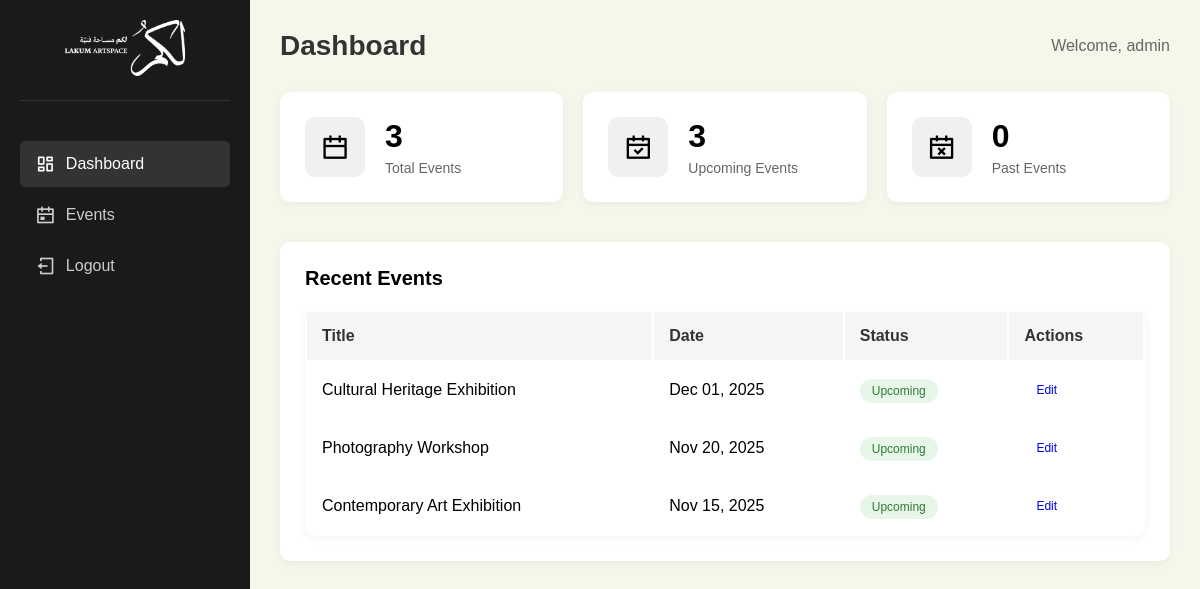
Screenshot of /admin/dashboard.php (signed in) with the database file from the repository.
### tables this page shows
CREATE TABLE IF NOT EXISTS events (
    id INT AUTO_INCREMENT PRIMARY KEY,
    title VARCHAR(255) NOT NULL,
    description TEXT,
    event_date DATE NOT NULL,
    event_time VARCHAR(50),
    end_date DATE,
    end_time VARCHAR(50),
    location VARCHAR(255),
    video_link VARCHAR(500),
    cover_image VARCHAR(255),
    status ENUM('upcoming', 'past') DEFAULT 'upcoming',
    created_at TIMESTAMP DEFAULT CURRENT_TIMESTAMP,
    updated_at TIMESTAMP DEFAULT CURRENT_TIMESTAMP ON UPDATE CURRENT_TIMESTAMP,
    INDEX idx_event_date (event_date),
    INDEX idx_status (status),
    INDEX idx_created_at (created_at)
);

### admin/dashboard.php (the view, shortened to what this page needs)
<?php
$conn = getDBConnection();
$total_events = $conn->query("SELECT COUNT(*) as count FROM events")->fetch_assoc()['count'];
$upcoming_events = $conn->query("SELECT COUNT(*) as count FROM events WHERE event_date >= CURDATE()")->fetch_assoc()['count'];
$past_events = $conn->query("SELECT COUNT(*) as count FROM events WHERE event_date < CURDATE()")->fetch_assoc()['count'];
$recent_events = $conn->query("SELECT * FROM events ORDER BY created_at DESC LIMIT 5");
?>
<!DOCTYPE html>
<html lang="en">
<head>
    <link href="https://cdn.jsdelivr.net/npm/remixicon@4.5.0/fonts/remixicon.css" rel="stylesheet">
    <link rel="stylesheet" href="admin-style.css">
</head>
<body>
    <div class="admin-container">
        <aside class="sidebar">
            <div class="logo">
                <img src="../assest/logo-lakum- (1).png" alt="LAKUM">
            </div>
            <nav>
                <a href="dashboard.php" class="active"><i class="ri-dashboard-line"></i> Dashboard</a>
                <a href="events.php"><i class="ri-calendar-event-line"></i> Events</a>
                <a href="logout.php"><i class="ri-logout-box-line"></i> Logout</a>
            </nav>
        </aside>
        <main class="main-content">
            <header>
                <h1>Dashboard</h1>
                <div class="user-info">
                    <span>Welcome, <?php echo htmlspecialchars($_SESSION['admin_username']); ?></span>
                </div>
            </header>
            <div class="stats-grid">
                <div class="stat-card">
                    <div class="stat-icon"><i class="ri-calendar-line"></i></div>
                    <div class="stat-info">
                        <h3><?php echo $total_events; ?></h3>
                        <p>Total Events</p>
                    </div>
                </div>
                <div class="stat-card">
                    <div class="stat-icon"><i class="ri-calendar-check-line"></i></div>
                    <div class="stat-info">
                        <h3><?php echo $upcoming_events; ?></h3>
                        <p>Upcoming Events</p>
                    </div>
                </div>
                <div class="stat-card">
                    <div class="stat-icon"><i class="ri-calendar-close-line"></i></div>
                    <div class="stat-info">
                        <h3><?php echo $past_events; ?></h3>
                        <p>Past Events</p>
                    </div>
                </div>
            </div>
            <div class="recent-events">
                <h2>Recent Events</h2>
                <table>
                    <thead>
                        <tr>
                            <th>Title</th>
                            <th>Date</th>
                            <th>Status</th>
                            <th>Actions</th>
                        </tr>
                    </thead>
                    <tbody>
                        <?php while ($event = $recent_events->fetch_assoc()): ?>
                        <tr>
                            <td><?php echo htmlspecialchars($event['title']); ?></td>
                            <td><?php echo date('M d, Y', strtotime($event['event_date'])); ?></td>
                            <td>
                                <span class="badge <?php echo $event['event_date'] >= date('Y-m-d') ? 'upcoming' : 'past'; ?>">
                                    <?php echo $event['event_date'] >= date('Y-m-d') ? 'Upcoming' : 'Past'; ?>
                                </span>
                            </td>
                            <td>
                                <a href="edit_event.php?id=<?php echo $event['id']; ?>" class="btn-small">Edit</a>
                            </td>
                        </tr>
                        <?php endwhile; ?>
                    </tbody>
                </table>
            </div>
        </main>
    </div>
</body>
</html>

### admin/admin-style.css (style rules this page uses)
* { margin: 0; padding: 0; box-sizing: border-box; }
body { font-family: 'Arial', sans-serif; background: #f6f6eb; }
.admin-container { display: flex; min-height: 100vh; }
.sidebar { width: 250px; background: #1a1a1a; color: white; padding: 20px; position: fixed; height: 100vh; overflow-y: auto; }
.sidebar .logo { text-align: center; margin-bottom: 40px; padding-bottom: 20px; border-bottom: 1px solid #333; }
.sidebar .logo img { width: 120px; filter: brightness(0) invert(1); }
.sidebar nav a { display: flex; align-items: center; gap: 10px; padding: 12px 15px; color: #ccc; text-decoration: none; border-radius: 5px; margin-bottom: 5px; transition: all 0.3s; }
.sidebar nav a:hover, .sidebar nav a.active { background: #333; color: white; }
.sidebar nav a i { font-size: 20px; }
.main-content { margin-left: 250px; flex: 1; padding: 30px; }
header { display: flex; justify-content: space-between; align-items: center; margin-bottom: 30px; }
header h1 { font-size: 28px; color: #333; }
.user-info { color: #666; }
.btn-primary, .btn-secondary, .btn-small { padding: 10px 20px; border-radius: 5px; text-decoration: none; display: inline-flex; align-items: center; gap: 8px; cursor: pointer; border: none; font-size: 14px; transition: all 0.3s; }
.btn-small { padding: 6px 12px; font-size: 12px; }
.stats-grid { display: grid; grid-template-columns: repeat(auto-fit, minmax(250px, 1fr)); gap: 20px; margin-bottom: 40px; }
.stat-card { background: white; padding: 25px; border-radius: 10px; display: flex; align-items: center; gap: 20px; box-shadow: 0 2px 10px rgba(0,0,0,0.05); }
.stat-icon { width: 60px; height: 60px; background: #f0f0f0; border-radius: 10px; display: flex; align-items: center; justify-content: center; font-size: 28px; }
.stat-info h3 { font-size: 32px; margin-bottom: 5px; }
.stat-info p { color: #666; font-size: 14px; }
table { width: 100%; background: white; border-radius: 10px; overflow: hidden; box-shadow: 0 2px 10px rgba(0,0,0,0.05); }
thead { background: #f5f5f5; }
th, td { padding: 15px; text-align: left; }
th { font-weight: 600; color: #333; }
tbody tr { border-bottom: 1px solid #f0f0f0; }
.badge { padding: 5px 12px; border-radius: 20px; font-size: 12px; font-weight: 500; }
.badge.upcoming { background: #e8f5e9; color: #2e7d32; }
.recent-events { background: white; padding: 25px; border-radius: 10px; box-shadow: 0 2px 10px rgba(0,0,0,0.05); }
.recent-events h2 { margin-bottom: 20px; font-size: 20px; }

### rows the page displays
events: title "Cultural Heritage Exhibition", event_date "Dec 01, 2025", shows "Upcoming"
events: title "Photography Workshop", event_date "Nov 20, 2025", shows "Upcoming"
events: title "Contemporary Art Exhibition", event_date "Nov 15, 2025", shows "Upcoming"

### other values shown
$_SESSION['admin_username'] "admin"
$total_events "3"
$upcoming_events "3"
$past_events "0"
